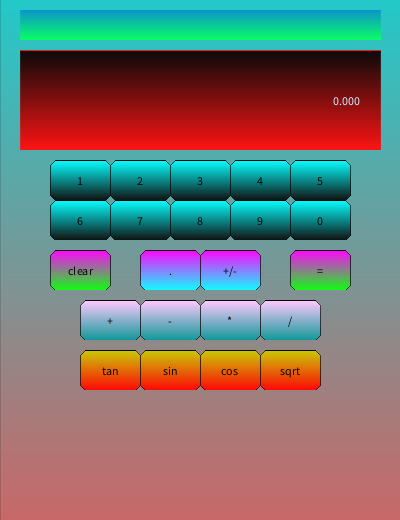
Frame 1 (no input)
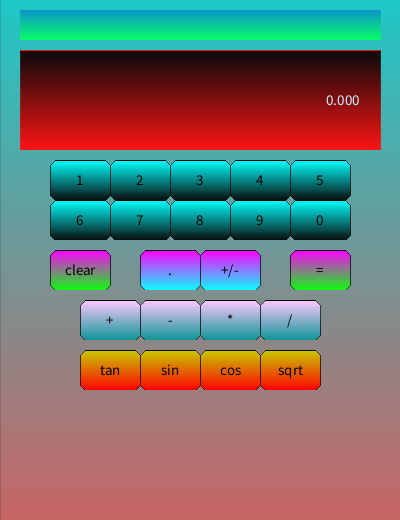
Frame 60 (the mouse pressed at the canvas centre just before this capture)
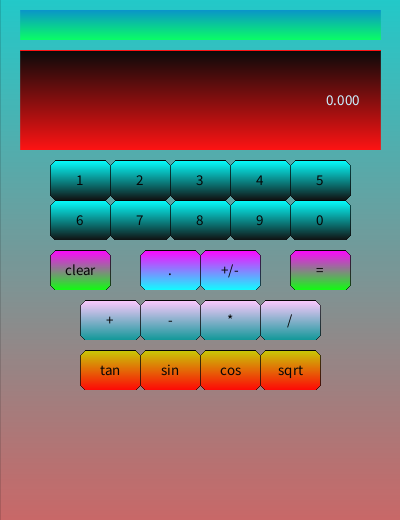
Frame 120 (the mouse held since frame 60 and released just before this capture)

The Processing sketch that drew these frames (run headless with seeded random() and noise(); from frame 60 on, the mouse is pressed at the canvas centre):

// Processing sketch: calculatpr
// ── calculatpr.pde
//I am not using a class just cuz. Functions instead are better

float total=0,lastPress=-1,c,num=0,operators=0,totally=0,dec=0;
String tota="",mode="ang";
float sins=0;
Boolean opPress=false,ePress=false,spress=false,tan=false,negative=false,decimal=false;
float nums[] = new float [100];
String operator[] = new String [100];
String sin[] = new String [100];
float sin_vals [] = new float [100];
void setup()
{
  size(400,520);
  background(0);
  frameRate(60);
  //button[0] = new Button(20,200,60,40,0,255,255,10,10,10,6);
}




void draw()
{
  background(0);
  make_back();
  make_buttons(5,50,160,60,40,1);
  make_buttons(5,50,200,60,40,6);
  draw_operator(80,300,60,40,255,200,255,10,150,150,"+");
  draw_operator(140,300,60,40,255,200,255,10,150,150,"-");
  draw_operator(200,300,60,40,255,200,255,10,150,150,"*");
  draw_operator(260,300,60,40,255,200,255,10,150,150,"/");
  //draw_sin(110,340,60,40,100,255,255,150,200,0,"sin");
  //draw_sin(170,340,60,40,100,255,255,150,200,0,"cos");
  //draw_sin(230,340,60,40,100,255,255,150,200,0,"tan");
  button(290,250,60,40,255,0,255,10,255,10,"=");
  cleary(50,250,60,40,255,0,255,10,255,10,"clear");
  //ang_rad(width/2-60,250,60,40,0,0,0,255,125,0,"ang",0);
  //ang_rad(width/2,250,60,40,0,0,0,255,125,0,"rad",1);
  neg(200,250,60,40,255,0,255,10,255,255,"+/-");
  decimal(140,250,60,40,255,0,255,10,255,255,".");
  squart(260,350,60,40,200,200,0,255,0,0,"sqrt");
  cosin(200,350,60,40,200,200,0,255,0,0,"cos");
  sine(140,350,60,40,200,200,0,255,0,0,"sin");
  tangent(80,350,60,40,200,200,0,255,0,0,"tan");
  noStroke();
  fill(255,random(10));
  rect(0,0,width,height);
  disp();
  if (lastPress!=-1)
  {
    c++;
  }
  if (c==30)
  {
    lastPress=-1;
    c=0;
    
  }
  //button[0].display();
}
// ── Button.pde
//this is a lie  This is not the class just functions
void make_back()
{
  float r=30,b=200,g=200,r1=200,b1=100,g1=100,rdec=(r1-r)/height,gdec=(g1-g)/height,bdec=(b1-b)/height;
  int a=0;
  while(a<=height)
  {
    stroke(r,g,b);
    line(0,a,width,a);
    r+=rdec;
    g+=gdec;
    b+=bdec;
    a++;
  }
  
}

void draw_button2(float x, float y, float w, float h,float r, float g, float b,float r1, float g1,float b1,float ans)
{
  float rdec=(r1-r)/h,gdec=(g1-g)/h,bdec=(b1-b)/h;
  int a=0;
  stroke(r,g,b);
  while (a<h)
  {
    stroke(r,g,b);
    line(x,y+a,x+w,y+a);
    line(x,y,x+w,y);   
    r+=rdec;
    g+=gdec;
    b+=bdec;
    a++;
  }
  
  textAlign(RIGHT);
  
  fill(200,240,255);
  text(ans,w,y+h/2+5);
}
void draw_button3(float x, float y, float w, float h,float r, float g, float b,float r1, float g1,float b1,String ans)
{
  float rdec=(r1-r)/h,gdec=(g1-g)/h,bdec=(b1-b)/h;
  int a=0;
  stroke(r,g,b);
  while (a<h)
  {
    stroke(r,g,b);
    line(x,y+a,x+w,y+a);
    //line(x+5,y,x+w-5,y);   
    r+=rdec;
    g+=gdec;
    b+=bdec;
    a++;
  }
  
  textAlign(RIGHT);
  textSize(10);
  fill(0,50,50);
  text(ans,w,y+h/2+5);
  textSize(15);
}

///regular boring button///////////////////////////////////////////////////////////////////

void draw_button(float x, float y, float w, float h,float r, float g, float b,float r1, float g1,float b1,int nums)
{
  if (nums==10)
  {
    nums=0;
  }
  
  int a=0;
  boolean mouseOver=false,kill=false;
  if (mouseX>x && mouseY>y && mouseX<x+w && mouseY<y+h && lastPress!=nums && ePress==false)
  {
    
    mouseOver=true;
    r=50;
    b=255;
    g=0;
  }
  if (ePress==true && mouseX>x && mouseY>y && mouseX<x+w && mouseY<y+h)
  {
    r=200;
    b=0;
    g=0;
    r1=0;
    b1=0;
    g1=0;
    
  }
  if (ePress==true)
  {
    kill=true; 
    r=200;
    b=0;
    g=0;
    r1=0;
    b1=0;
    g1=0;
  }
  if (mouseOver==true && mousePressed==true && lastPress!=nums && ePress==false)
  {
    spress=false;
    r=200;
    b=200;
    g=255;
    if (dec<0)
    {
      tota+=nums;
      total+=-1*nums/dec;
      dec*=10;
    }
    else
    {
      tota+=nums;
      total*=10;
      total+=nums;
    }
    opPress=false;
    lastPress=nums;
    
    
  }
  float rdec=(r1-r)/h,gdec=(g1-g)/h,bdec=(b1-b)/h;
  while (a<h)
  {
    stroke(r,g,b);
    if (a<=5)
    {
      float m=5-a;
      line(x+m,y+a,x+w-m,y+a);
      fill(0);
      stroke(0);
      point(x+m,y+a);
      point(x+w-m,y+a);
    }
    else if (a>=h-5)
    {
      float m=h-5-a;
      line(x-m,y+a,x+w+m,y+a);
      fill(0);
      stroke(0);
      point(x-m,y+a);
      point(x+w+m,y+a);
    }
    else
    {
      line(x,y+a,x+w,y+a);
      fill(0);
      stroke(0);
      point(x,y+a);
      point(x+w,y+a);
    }
    line(x+5,y,x+w-5,y);
    
    r+=rdec;
    g+=gdec;
    b+=bdec;
    a++;
  }
  if (mouseOver==false)
  {
    fill(0);
  }
  else
  {
    fill(255);
  }
  textAlign(CENTER);
  text(nums,x+w/2,y+h/2+5);
  if (kill==true)
  {
    strokeWeight(5);
    stroke(255);
    line(x+5,y+5,x+w-5,y+h-5);
    line(x+5,y+h-5,x+w-5,y+5);
    strokeWeight(1);
  }
}

//////////////////operators//////////////////////////////
void draw_operator(float x, float y, float w, float h,float r, float g, float b,float r1, float g1,float b1,String op)
{
  
  int a=0;
  boolean mouseOver=false;
  if (mouseX>x && mouseY>y && mouseX<x+w && mouseY<y+h && opPress==false)
  {
    mouseOver=true;
    r=180;
    b=255;
    g=0;
  }
  if (opPress==true && mouseX>x && mouseY>y && mouseX<x+w && mouseY<y+h)
  {
    
    r=255;
    b=0;
    g=0;
    r1=200;
    b1=0;
    g1=0;
  }
  if (mouseOver==true && mousePressed==true && opPress==false)
  {
    if (tan==true)
    {
      tota+=")";
      tan=false;
    }
    dec=0;
    spress=false;
    r=200;
    b=200;
    g=255;
    tota+=op;
    ePress=false;
    opPress=true;
    nums[int(num)]=total;
    total=0;
    num++;
    operator[int(operators)]=op;
    operators++;
  }
  float rdec=(r1-r)/h,gdec=(g1-g)/h,bdec=(b1-b)/h;
  while (a<h)
  {
    stroke(r,g,b);
    if (a<=5)
    {
      float m=5-a;
      line(x+m,y+a,x+w-m,y+a);
      fill(0);
      stroke(0);
      point(x+m,y+a);
      point(x+w-m,y+a);
    }
    else if (a>=h-5)
    {
      float m=h-5-a;
      line(x-m,y+a,x+w+m,y+a);
      fill(0);
      stroke(0);
      point(x-m,y+a);
      point(x+w+m,y+a);
    }
    else
    {
      line(x,y+a,x+w,y+a);
      fill(0);
      stroke(0);
      point(x,y+a);
      point(x+w,y+a);
    }
    line(x+5,y,x+w-5,y);
    
    r+=rdec;
    g+=gdec;
    b+=bdec;
    a++;
  }
  if (mouseOver==false)
  {
    fill(0);
  }
  else
  {
    fill(255);
  }
  textAlign(CENTER);
  text(op,x+w/2,y+h/2+5);
}
////////////////////// equals /////////////////////////////
void button(float x, float y, float w, float h,float r, float g, float b,float r1, float g1,float b1,String op)
{
  
  int a=0;
  boolean mouseOver=false;
  if (mouseX>x && mouseY>y && mouseX<x+w && mouseY<y+h)
  {
    mouseOver=true;
    r=180;
    b=255;
    g=0;
  }
  if (mouseOver==true && mousePressed==true && ePress==false)
  {
    spress=false;
    nums[int(num)]=total;
    total=0;
    num++;
    operator[int(operators)]=op;
    operators++;
    ePress=true;
    calc();
    totally=total;
    int v=0;
    while(a<operators)
    {
      nums[v]=0;
      operator[v]="";
      
      a++;
    }
    tota=str(totally);
    operators=0;
    totally=nums[0];
    num=0;
  }
  float rdec=(r1-r)/h,gdec=(g1-g)/h,bdec=(b1-b)/h;
  while (a<h)
  {
    stroke(r,g,b);
    if (a<=5)
    {
      float m=5-a;
      line(x+m,y+a,x+w-m,y+a);
      fill(0);
      stroke(0);
      point(x+m,y+a);
      point(x+w-m,y+a);
    }
    else if (a>=h-5)
    {
      float m=h-5-a;
      line(x-m,y+a,x+w+m,y+a);
      fill(0);
      stroke(0);
      point(x-m,y+a);
      point(x+w+m,y+a);
    }
    else
    {
      line(x,y+a,x+w,y+a);
      fill(0);
      stroke(0);
      point(x,y+a);
      point(x+w,y+a);
    }
    line(x+5,y,x+w-5,y);
    
    r+=rdec;
    g+=gdec;
    b+=bdec;
    a++;
  }
  if (mouseOver==false)
  {
    fill(0);
  }
  else
  {
    fill(255);
  }
  textAlign(CENTER);
  text(op,x+w/2,y+h/2+5);
}

void boring_button(float x, float y, float w, float h,float r, float g, float b,float r1, float g1,float b1,String op)
{
  
  int a=0;
  boolean mouseOver=false;
  if (mouseX>x && mouseY>y && mouseX<x+w && mouseY<y+h)
  {
    mouseOver=true;
    r=180;
    b=255;
    g=0;
  }
  if (mouseOver==true && mousePressed==true && ePress==false)
  {
    
  }
  float rdec=(r1-r)/h,gdec=(g1-g)/h,bdec=(b1-b)/h;
  while (a<h)
  {
    stroke(r,g,b);
    if (a<=5)
    {
      float m=5-a;
      line(x+m,y+a,x+w-m,y+a);
      fill(0);
      stroke(0);
      point(x+m,y+a);
      point(x+w-m,y+a);
    }
    else if (a>=h-5)
    {
      float m=h-5-a;
      line(x-m,y+a,x+w+m,y+a);
      fill(0);
      stroke(0);
      point(x-m,y+a);
      point(x+w+m,y+a);
    }
    else
    {
      line(x,y+a,x+w,y+a);
      fill(0);
      stroke(0);
      point(x,y+a);
      point(x+w,y+a);
    }
    line(x+5,y,x+w-5,y);
    
    r+=rdec;
    g+=gdec;
    b+=bdec;
    a++;
  }
  if (mouseOver==false)
  {
    fill(0);
  }
  else
  {
    fill(255);
  }
  textAlign(CENTER);
  text(op,x+w/2,y+h/2+5);
}


void make_buttons(int num,float x,float y,float w,float h,int base)
{
  float a=0;
  
  while(a<num)
  {
    draw_button(x,y,w,h,0,255,255,10,10,10,int(a)+base);
    x+=w;
    a++;
  }
}
////////////////////////////////////////////////////////
//////////////////////////////////////////////////////
void mouseReleased()
{
  c=0;
  lastPress=-1;
  spress=false;
  negative=false;
  decimal=false;
}

void disp()
{
  draw_button2(20,50,width-40,100,10,10,10,255,20,20,total);
  draw_button3(20,10,width-40,30,10,150,200,10,255,100,tota);

}


/////////////////////////////////////////////////////


void calc()
{
 int a=0;
 total=0;
 sins=0;
 while(a<num)
 {
   if (num==1)
   {
     total=nums[a];
   }
   if (a==0)
   {
      
      
     if (operator[a]=="*")
     {
       total+=nums[a]*nums[a+1];
     }
     if (operator[a]=="/")
     {
       total+=nums[a]/nums[a+1];
     }
     if (operator[a]=="+")
     {
     total+=nums[a]+nums[a+1];
     }
     if (operator[a]=="-")
     {
     total+=nums[a]-nums[a+1];
     }
   }
   else
   {
     if (operator[a]=="*")
   {
     total*=nums[a+1];
   }
   if (operator[a]=="/")
   {
     total/=nums[a+1];
   }
   if (operator[a]=="+")
   {
    total+=nums[a+1];
   }
   if (operator[a]=="-")
   {
    total-=nums[a+1];
   }
   }
   a++;
   totally=total;
 }
  
}




/////////////////////////////////////////////////////

boolean over(float x,float y, float w, float h)
{
  boolean bool;
  if (mouseX>x && mouseY>y && mouseX<x+w && mouseY<y+h)
  {
    bool=true;
  }
  else
  {
    bool=false;
  }
  return bool;
}
void decimal(float x, float y, float w, float h,float r, float g, float b,float r1, float g1,float b1,String op)
{
 boring_button(x,y,w,h,r,g,b,r1,g1,b1,op);
 if (dec!=0)
 {
   r=200;
   g=0;
   b=0;
   r1=50;
   g1=0;
   b1=0;
   boring_button(x,y,w,h,r,g,b,r1,g1,b1,op);
   strokeWeight(5);
    stroke(255);
    line(x+5,y+5,x+w-5,y+h-5);
    line(x+5,y+h-5,x+w-5,y+5);
    strokeWeight(1);
 }
 if(over(x,y,w,h)==true && mousePressed==true && decimal==false && dec==0)
 {
   dec-=10;
   tota+=op;
   decimal=true;
 }
 
}



void cleary(float x, float y, float w, float h,float r, float g, float b,float r1, float g1,float b1,String op)
{
  button(x,y,w,h,r,g,b,r1,g1,b1,op);
  
  if(over(x,y,w,h)==true && mousePressed==true)
  {
    spress=false;
    ePress=false;
    dec=0;
    tota="";
    total=0;
    int a=0;
    while(a<99)
    {
      sin[a]="";
      a++;
    }
    
  }
}

void neg(float x, float y, float w, float h,float r, float g, float b,float r1, float g1,float b1,String op)
{
  boring_button(x,y,w,h,r,g,b,r1,g1,b1,op);
  
  if(over(x,y,w,h)==true && mousePressed==true && negative==false)
  {
    tota+="(*-1)";
    total*=-1;
    negative=true;
  }
}

void ang_rad(float x, float y, float w, float h,float r, float g, float b,float r1, float g1,float b1,String op,int j)
{
  if (mode=="ang" && j==0)
    {
      g=255;
      b=255;
    }
  else if (mode=="rad" && j==1)
    {
      g=255;
      b=255;
    }
  if(over(x,y,w,h)==true && mousePressed==true)
  {
    opPress=false;
    if (j==0)
    {
      mode="ang";
    }
    else if (j==1)
    {
      mode="rad";
    }
    
  }  
  boring_button(x,y,w,h,r,g,b,r1,g1,b1,op);

}

void draw_sin(float x, float y, float w, float h,float r, float g, float b,float r1, float g1,float b1,String op)
{
  
  if(over(x,y,w,h)==true && mousePressed==true && spress==false)
  {
    tan=true;
    spress=true;
    tota+=op + "(";
    sin[int(sins)]=op;
    sins++;
    sin_vals[int(sins)] = num;
  }
  if (over(x,y,w,h) && spress==true)
  {
    r=255;
    g=0;
    b=0;
    r1=200;
    g1=0;
    b1=0;
  }
  boring_button(x,y,w,h,r,g,b,r1,g1,b1,op);
}
void squart(float x, float y, float w, float h,float r, float g, float b,float r1, float g1,float b1,String op)
{
  if(over(x,y,w,h)==true && mousePressed==true && spress==false && num<1)
  {
    tan=true;
    spress=true;
    total=sqrt(total);
    tota=str(total);
  }
  boring_button(x,y,w,h,r,g,b,r1,g1,b1,op);
  if (spress==true || num>0)
  {
    
    r=200;
    g=0;
    b=0;
    r1=50;
    g1=0;
    b1=0;
    boring_button(x,y,w,h,r,g,b,r1,g1,b1,op);
    strokeWeight(5);
    stroke(255);
    line(x+5,y+5,x+w-5,y+h-5);
    line(x+5,y+h-5,x+w-5,y+5);
    strokeWeight(1);
  }
  
}
void cosin(float x, float y, float w, float h,float r, float g, float b,float r1, float g1,float b1,String op)
{
  if(over(x,y,w,h)==true && mousePressed==true && spress==false && num<1)
  {
    tan=true;
    spress=true;
    total=sin(total*PI/180);
    tota=str(total);
  }
  boring_button(x,y,w,h,r,g,b,r1,g1,b1,op);
  if (spress==true || num>0)
  {
    
    r=200;
    g=0;
    b=0;
    r1=50;
    g1=0;
    b1=0;
    boring_button(x,y,w,h,r,g,b,r1,g1,b1,op);
    strokeWeight(5);
    stroke(255);
    line(x+5,y+5,x+w-5,y+h-5);
    line(x+5,y+h-5,x+w-5,y+5);
    strokeWeight(1);
  }
  
}
void sine(float x, float y, float w, float h,float r, float g, float b,float r1, float g1,float b1,String op)
{
  if(over(x,y,w,h)==true && mousePressed==true && spress==false && num<1)
  {
    tan=true;
    spress=true;
    total=cos(total*PI/180);
    tota=str(total);
  }
  boring_button(x,y,w,h,r,g,b,r1,g1,b1,op);
  if (spress==true || num>0)
  {
    
    r=200;
    g=0;
    b=0;
    r1=50;
    g1=0;
    b1=0;
    boring_button(x,y,w,h,r,g,b,r1,g1,b1,op);
    strokeWeight(5);
    stroke(255);
    line(x+5,y+5,x+w-5,y+h-5);
    line(x+5,y+h-5,x+w-5,y+5);
    strokeWeight(1);
  }
  
}
void tangent(float x, float y, float w, float h,float r, float g, float b,float r1, float g1,float b1,String op)
{
  if(over(x,y,w,h)==true && mousePressed==true && spress==false && num<1)
  {
    tan=true;
    spress=true;
    total=tan(total*PI/180);
    tota=str(total);
  }
  boring_button(x,y,w,h,r,g,b,r1,g1,b1,op);
  if (spress==true || num>0)
  {
    
    r=200;
    g=0;
    b=0;
    r1=50;
    g1=0;
    b1=0;
    boring_button(x,y,w,h,r,g,b,r1,g1,b1,op);
    strokeWeight(5);
    stroke(255);
    line(x+5,y+5,x+w-5,y+h-5);
    line(x+5,y+h-5,x+w-5,y+5);
    strokeWeight(1);
  }
  
}
